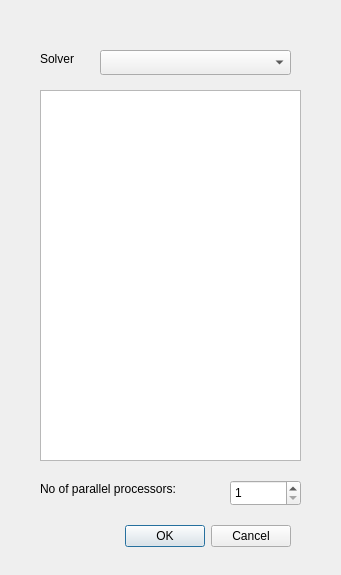
<?xml version="1.0" encoding="UTF-8"?>
<ui version="4.0">
 <class>Dialog</class>
 <widget class="QDialog" name="Dialog">
  <property name="geometry">
   <rect>
    <x>0</x>
    <y>0</y>
    <width>341</width>
    <height>575</height>
   </rect>
  </property>
  <property name="windowTitle">
   <string>Configurations</string>
  </property>
  <widget class="QDialogButtonBox" name="buttonBox">
   <property name="geometry">
    <rect>
     <x>70</x>
     <y>520</y>
     <width>221</width>
     <height>32</height>
    </rect>
   </property>
   <property name="orientation">
    <enum>Qt::Horizontal</enum>
   </property>
   <property name="standardButtons">
    <set>QDialogButtonBox::Cancel|QDialogButtonBox::Ok</set>
   </property>
  </widget>
  <widget class="QLabel" name="label">
   <property name="geometry">
    <rect>
     <x>40</x>
     <y>50</y>
     <width>67</width>
     <height>17</height>
    </rect>
   </property>
   <property name="text">
    <string>Solver</string>
   </property>
  </widget>
  <widget class="QComboBox" name="slType">
   <property name="geometry">
    <rect>
     <x>100</x>
     <y>50</y>
     <width>191</width>
     <height>25</height>
    </rect>
   </property>
  </widget>
  <widget class="QListWidget" name="slLst">
   <property name="geometry">
    <rect>
     <x>40</x>
     <y>90</y>
     <width>261</width>
     <height>371</height>
    </rect>
   </property>
  </widget>
  <widget class="QLabel" name="label_2">
   <property name="geometry">
    <rect>
     <x>40</x>
     <y>480</y>
     <width>181</width>
     <height>17</height>
    </rect>
   </property>
   <property name="text">
    <string>No of parallel processors:</string>
   </property>
  </widget>
  <widget class="QSpinBox" name="np">
   <property name="geometry">
    <rect>
     <x>230</x>
     <y>480</y>
     <width>71</width>
     <height>26</height>
    </rect>
   </property>
   <property name="minimum">
    <number>1</number>
   </property>
   <property name="maximum">
    <number>999999999</number>
   </property>
  </widget>
 </widget>
 <resources/>
 <connections>
  <connection>
   <sender>buttonBox</sender>
   <signal>accepted()</signal>
   <receiver>Dialog</receiver>
   <slot>accept()</slot>
   <hints>
    <hint type="sourcelabel">
     <x>248</x>
     <y>254</y>
    </hint>
    <hint type="destinationlabel">
     <x>157</x>
     <y>274</y>
    </hint>
   </hints>
  </connection>
  <connection>
   <sender>buttonBox</sender>
   <signal>rejected()</signal>
   <receiver>Dialog</receiver>
   <slot>reject()</slot>
   <hints>
    <hint type="sourcelabel">
     <x>316</x>
     <y>260</y>
    </hint>
    <hint type="destinationlabel">
     <x>286</x>
     <y>274</y>
    </hint>
   </hints>
  </connection>
 </connections>
</ui>
